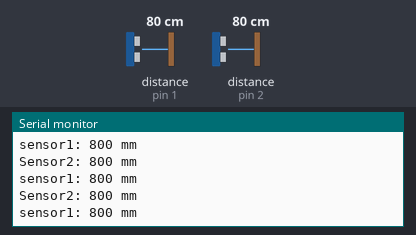
Simulated run of this sketch. Board: Arduino Uno, built with avr-gcc and run on an emulated ATmega328P. Parts: the last lines printed to the serial monitor. Inputs (shaded band) come from the test bench; at power-on: distance to the obstacle (sensors on pin 1, pin 2) 80 cm.

Above: at 2.2 s.
2.3 s: distance to the obstacle (sensor on pin 1) set to 2 cm
At 3.3 s:
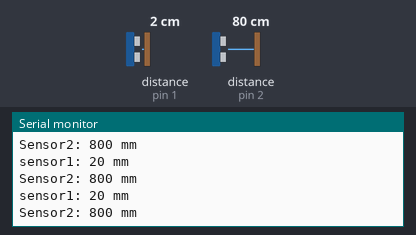
3.8 s: distance to the obstacle (sensor on pin 2) set to 2 cm
At 4.5 s:
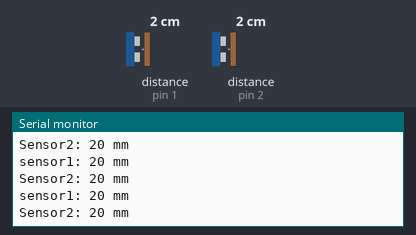
5.3 s: distance to the obstacle (sensor on pin 1) set to 4 cm
At 6.4 s:
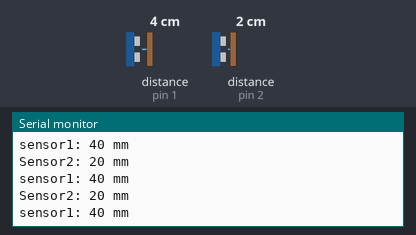
6.8 s: distance to the obstacle (sensor on pin 2) set to 4 cm
At 7.9 s:
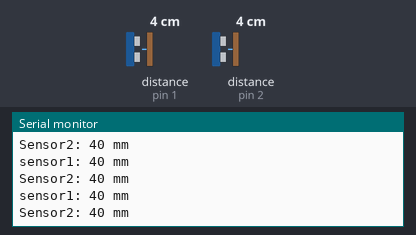
Timing chart, 0 to 9.3 s (numbered marks = the images above; inputs shaded):
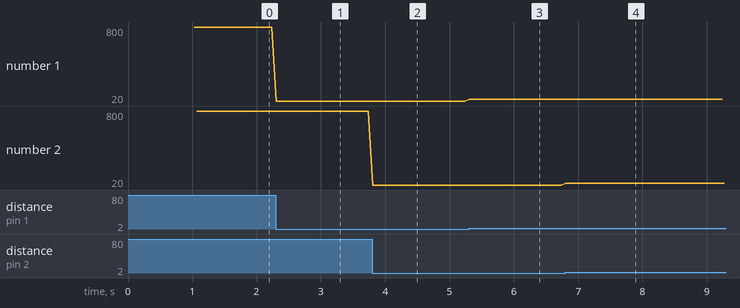

Measured:
- after the input at 2.3 s, the serial monitor: prints a new line at once (image 1)
- after the input at 3.8 s, the serial monitor: prints a new line at once (image 2)
- after the input at 5.3 s, the serial monitor: prints a new line at once (image 3)
- after the input at 6.8 s, the serial monitor: prints a new line at once (image 4)
- plotted number 1: 800 → 20 after the input at 2.3 s, 20 → 40 after the input at 5.3 s

The sketch:

VL530X_multi_sensor.ino
```cpp
#include <Wire.h>
#include <VL53L0X.h> // by Pololu

VL53L0X sensor1;
VL53L0X sensor2;
VL53L0X sensor3;
VL53L0X sensor4;
VL53L0X sensor5;
VL53L0X sensor6;
int a=0;
int b=0;
int c=0;
int d=0;
int e=0;
int f=0;

void setup()
{
  pinMode(15, OUTPUT); // sensor1
  pinMode(16, OUTPUT); // sensor2
  /*
  pinMode(6, OUTPUT); // sensor3
  pinMode(7, OUTPUT); // sensor4
  pinMode(8, OUTPUT); // sensor5
  pinMode(9, OUTPUT); // sensor6
  */
  // all sensors in standby
  digitalWrite(15, LOW); // sensor1
  digitalWrite(16, LOW); // sensor2
  /*
  digitalWrite(6, LOW); // sensor3
  digitalWrite(7, LOW); // sensor4
  digitalWrite(8, LOW); // sensor5
  digitalWrite(9, LOW); // sensor6
  */

  delay(500);
  Wire.begin();


  Serial.begin (9600);

  // sensor1
  digitalWrite(15, HIGH);
  delay(150);
  Serial.println("00");
  sensor1.init(true);
  Serial.println("01");
  delay(100);
  sensor1.setAddress((uint8_t)01);
  Serial.println("02");

  // sensor2
  digitalWrite(16, HIGH);
    delay(150);
  sensor2.init(true);
  Serial.println("03");
  delay(100);
  sensor2.setAddress((uint8_t)02);
  Serial.println("04");

/*
  // sensor3
  digitalWrite(6, HIGH);
    delay(150);
  sensor3.init(true);
  Serial.println("05");
  delay(100);
  sensor3.setAddress((uint8_t)03);
  Serial.println("06");

  // sensor4
  digitalWrite(7, HIGH);
  delay(150);
  Serial.println("07");
  sensor4.init(true);
  Serial.println("08");
  delay(100);
  sensor4.setAddress((uint8_t)04);
  Serial.println("09");

  // sensor5
  digitalWrite(8, HIGH);
  delay(150);
  Serial.println("10");
  sensor5.init(true);
  Serial.println("11");
  delay(100);
  sensor5.setAddress((uint8_t)05);
  Serial.println("12");

  // sensor6
  digitalWrite(9, HIGH);
  delay(150);
  Serial.println("13");
  sensor6.init(true);
  Serial.println("14");
  delay(100);
  sensor6.setAddress((uint8_t)06);
  Serial.println("15");
*/

  Serial.println("addresses set");

  sensor1.startContinuous();
  sensor2.startContinuous();
  /*
  sensor3.startContinuous();
  sensor4.startContinuous();
  sensor5.startContinuous();
  sensor6.startContinuous();
  */
}

void loop()
{

  // sensor1
  a=sensor1.readRangeContinuousMillimeters();
  Serial.print("sensor1: ");
  Serial.print(a);
  Serial.println(" mm");

  // sensor2
  b=sensor2.readRangeContinuousMillimeters();
  Serial.print("Sensor2: ");
  Serial.print(b);
  Serial.println(" mm");
/*
  // sensor3
  c=sensor3.readRangeContinuousMillimeters();
  Serial.print(c);
  Serial.print("  ");

  // sensor4
  d=sensor4.readRangeContinuousMillimeters();
  Serial.print(d);
  Serial.print("  ");

  // sensor5
  e=sensor5.readRangeContinuousMillimeters();
  Serial.print(e);
  Serial.print("  ");

  // sensor6
  f=sensor6.readRangeContinuousMillimeters();
  Serial.print(f);
*/
  //delay(100);
}
```
